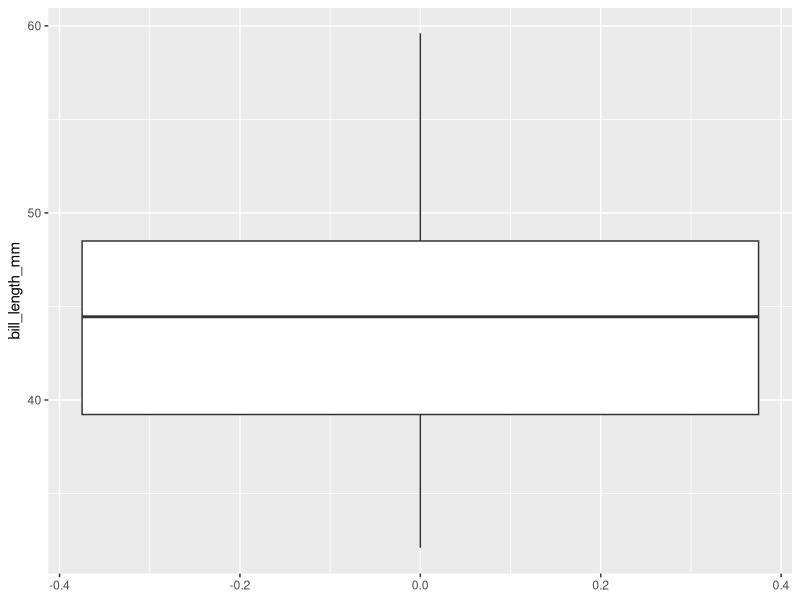
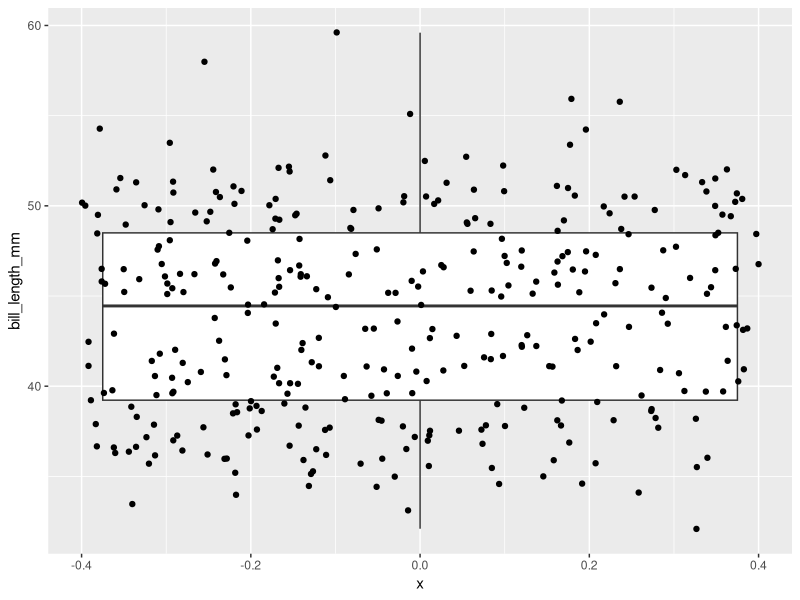
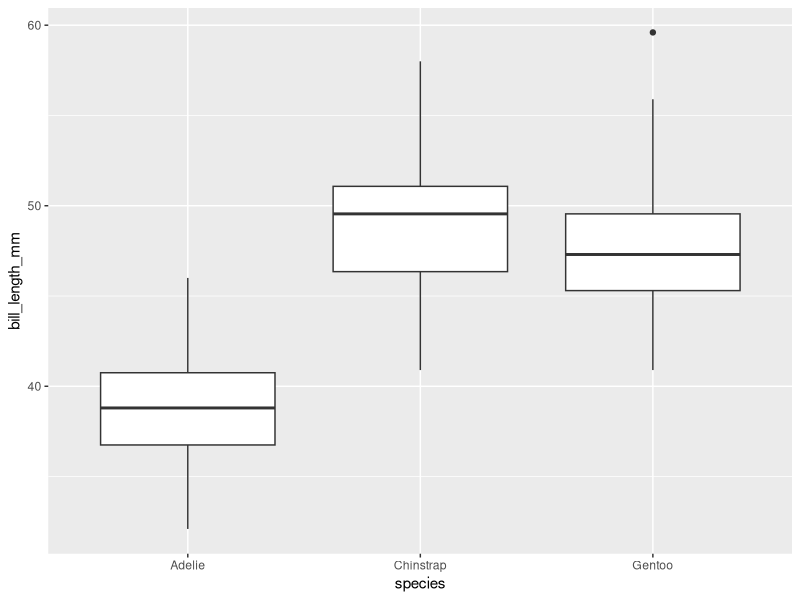
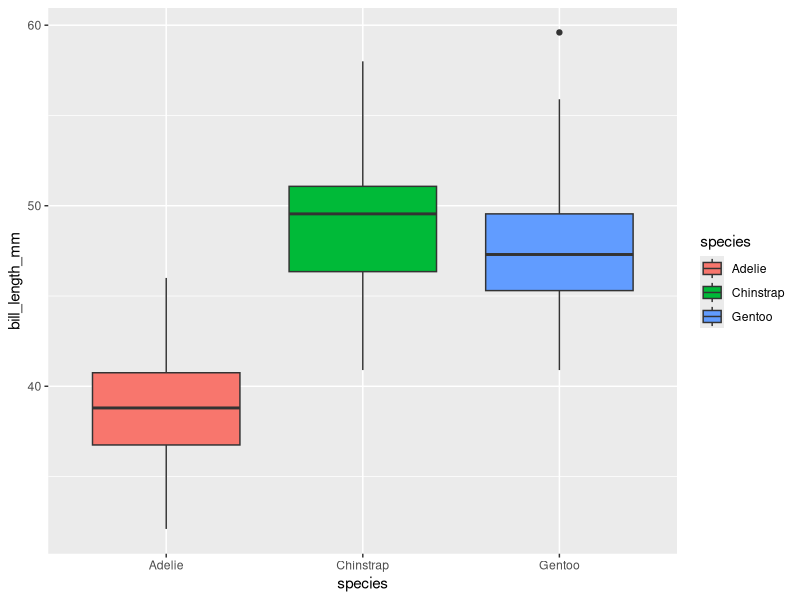
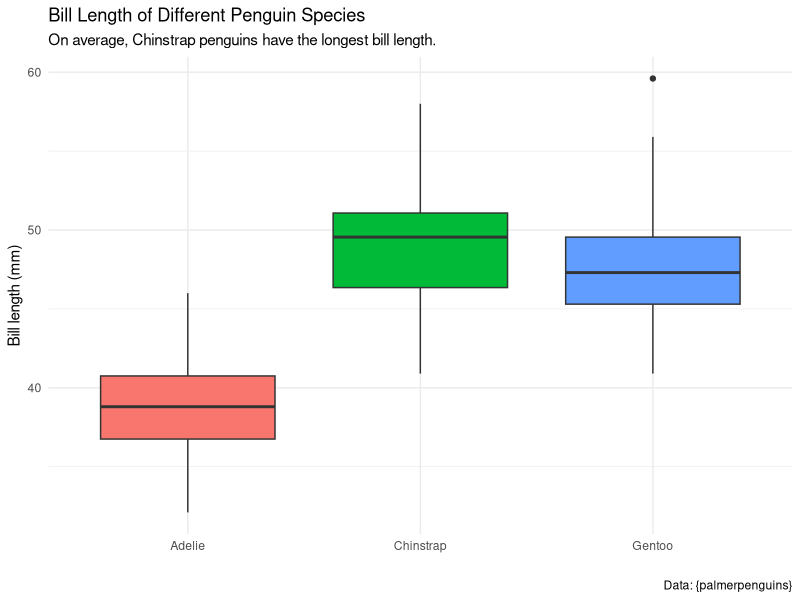

Write R code to recreate these figures, in order.
## ---- chunk 1
library(ggplot2)
library(palmerpenguins)
ggplot(data = penguins, 
       mapping = aes(y = bill_length_mm)) +
  geom_boxplot()
## ---- chunk 2
ggplot(data = penguins, 
       mapping = aes(y = bill_length_mm)) +
  geom_boxplot() +
  geom_jitter(aes(x = 0))
## ---- chunk 3
ggplot(data = penguins, 
       mapping = aes(x = species, 
                     y = bill_length_mm)) +
  geom_boxplot()
## ---- chunk 4
ggplot(data = penguins, 
       mapping = aes(x = species, 
                     y = bill_length_mm, 
                     fill = species)) +
  geom_boxplot()
## ---- chunk 5
ggplot(data = penguins, 
       mapping = aes(x = species, 
                     y = bill_length_mm, 
                     fill = species)) +
  geom_boxplot() + 
  theme_minimal() +
  labs(title = "Bill Length of Different Penguin Species", 
       subtitle = "On average, Chinstrap penguins have the longest bill length.", 
       caption = "Data: {palmerpenguins}", 
       x = "", 
       y = "Bill length (mm)") +
  theme(legend.position = "none")
